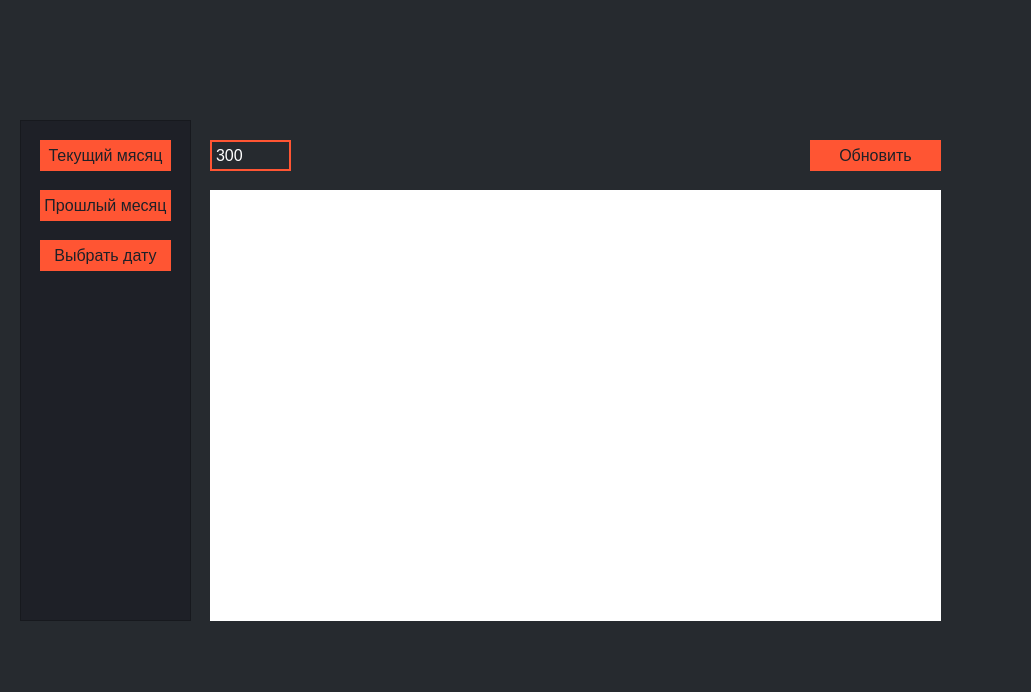
<?xml version="1.0" encoding="UTF-8"?>
<ui version="4.0">
 <class>MainWindow</class>
 <widget class="QMainWindow" name="MainWindow">
  <property name="geometry">
   <rect>
    <x>0</x>
    <y>0</y>
    <width>1031</width>
    <height>692</height>
   </rect>
  </property>
  <property name="minimumSize">
   <size>
    <width>955</width>
    <height>600</height>
   </size>
  </property>
  <property name="maximumSize">
   <size>
    <width>1600</width>
    <height>900</height>
   </size>
  </property>
  <property name="windowTitle">
   <string>MainWindow</string>
  </property>
  <property name="autoFillBackground">
   <bool>false</bool>
  </property>
  <property name="styleSheet">
   <string notr="true">background-color: rgb(38, 42, 47);</string>
  </property>
  <widget class="QWidget" name="centralwidget">
   <widget class="QStackedWidget" name="stackedWidget">
    <property name="geometry">
     <rect>
      <x>190</x>
      <y>110</y>
      <width>791</width>
      <height>521</height>
     </rect>
    </property>
    <property name="styleSheet">
     <string notr="true">background-color: rgb(38, 42, 47);
border-color: rgb(255, 255, 255);
</string>
    </property>
    <property name="currentIndex">
     <number>1</number>
    </property>
    <widget class="QWidget" name="curr_mon_page">
     <widget class="QWidget" name="curr_plot_1" native="true">
      <property name="geometry">
       <rect>
        <x>20</x>
        <y>80</y>
        <width>200</width>
        <height>200</height>
       </rect>
      </property>
      <property name="styleSheet">
       <string notr="true">background-color: rgb(38, 42, 47);</string>
      </property>
     </widget>
     <widget class="QWidget" name="curr_plot_2" native="true">
      <property name="geometry">
       <rect>
        <x>280</x>
        <y>80</y>
        <width>200</width>
        <height>200</height>
       </rect>
      </property>
      <property name="styleSheet">
       <string notr="true">background-color: rgb(38, 42, 47);</string>
      </property>
     </widget>
     <widget class="QWidget" name="curr_plot_3" native="true">
      <property name="geometry">
       <rect>
        <x>550</x>
        <y>80</y>
        <width>200</width>
        <height>200</height>
       </rect>
      </property>
      <property name="styleSheet">
       <string notr="true">background-color: rgb(38, 42, 47);</string>
      </property>
     </widget>
     <widget class="QWidget" name="curr_plot_4" native="true">
      <property name="geometry">
       <rect>
        <x>20</x>
        <y>310</y>
        <width>200</width>
        <height>200</height>
       </rect>
      </property>
      <property name="styleSheet">
       <string notr="true">background-color: rgb(38, 42, 47);</string>
      </property>
     </widget>
     <widget class="QWidget" name="curr_plot_5" native="true">
      <property name="geometry">
       <rect>
        <x>280</x>
        <y>310</y>
        <width>200</width>
        <height>200</height>
       </rect>
      </property>
      <property name="styleSheet">
       <string notr="true">background-color: rgb(38, 42, 47);</string>
      </property>
     </widget>
     <widget class="QWidget" name="curr_plot_6" native="true">
      <property name="geometry">
       <rect>
        <x>550</x>
        <y>310</y>
        <width>200</width>
        <height>200</height>
       </rect>
      </property>
      <property name="styleSheet">
       <string notr="true">background-color: rgb(38, 42, 47);</string>
      </property>
     </widget>
     <widget class="QTextEdit" name="time_curr_mon">
      <property name="geometry">
       <rect>
        <x>20</x>
        <y>30</y>
        <width>81</width>
        <height>31</height>
       </rect>
      </property>
      <property name="font">
       <font>
        <pointsize>-1</pointsize>
        <weight>50</weight>
        <italic>false</italic>
        <bold>false</bold>
       </font>
      </property>
      <property name="styleSheet">
       <string notr="true">QTextEdit {
                                         
    background-color: #262a2f; 
    border-style: solid;
    border-width: 2px;
    border-radius: 0px;
    border-color: #ff5533;
    font:  16px;
    min-width: 1em;
    padding: 0px;
    color: #ffffff;
}
QTextEdit:hover {
    background: #262a2f; 
    color:#ffffff;
} </string>
      </property>
      <property name="verticalScrollBarPolicy">
       <enum>Qt::ScrollBarAlwaysOff</enum>
      </property>
      <property name="horizontalScrollBarPolicy">
       <enum>Qt::ScrollBarAlwaysOff</enum>
      </property>
      <property name="lineWrapColumnOrWidth">
       <number>0</number>
      </property>
      <property name="html">
       <string>&lt;!DOCTYPE HTML PUBLIC &quot;-//W3C//DTD HTML 4.0//EN&quot; &quot;http://www.w3.org/TR/REC-html40/strict.dtd&quot;&gt;
&lt;html&gt;&lt;head&gt;&lt;meta name=&quot;qrichtext&quot; content=&quot;1&quot; /&gt;&lt;style type=&quot;text/css&quot;&gt;
p, li { white-space: pre-wrap; }
&lt;/style&gt;&lt;/head&gt;&lt;body style=&quot; font-family:'MS Shell Dlg 2'; font-size:16px; font-weight:400; font-style:normal;&quot;&gt;
&lt;p style=&quot; margin-top:0px; margin-bottom:0px; margin-left:0px; margin-right:0px; -qt-block-indent:0; text-indent:0px;&quot;&gt;&lt;span style=&quot; font-size:16px;&quot;&gt;500&lt;/span&gt;&lt;/p&gt;&lt;/body&gt;&lt;/html&gt;</string>
      </property>
     </widget>
     <widget class="QPushButton" name="update_curr_mon">
      <property name="geometry">
       <rect>
        <x>620</x>
        <y>30</y>
        <width>131</width>
        <height>31</height>
       </rect>
      </property>
      <property name="styleSheet">
       <string notr="true">QPushButton {
                                         
    background-color: #ff5533;
    border-style: solid;
    border-width: 2px;
    border-radius: 0px;
    border-color: #ff5533;
    font:  16px;
    min-width: 5em;
    padding: 0px;
    color: #1e2027;
}
QPushButton:hover {
    background: #262a2f; 
    color:#ff5533;
} 
QPushButton:pressed {                              
   background: #262a2f;
   border-style: solid; 
   color:#ff5533;
}</string>
      </property>
      <property name="text">
       <string>Обновить</string>
      </property>
     </widget>
    </widget>
    <widget class="QWidget" name="prev_mon_page">
     <widget class="QWidget" name="prev_plot_1" native="true">
      <property name="geometry">
       <rect>
        <x>20</x>
        <y>80</y>
        <width>731</width>
        <height>431</height>
       </rect>
      </property>
      <property name="styleSheet">
       <string notr="true">background-color: rgb(255, 255, 255);</string>
      </property>
     </widget>
     <widget class="QTextEdit" name="time_prev_mon">
      <property name="geometry">
       <rect>
        <x>20</x>
        <y>30</y>
        <width>81</width>
        <height>31</height>
       </rect>
      </property>
      <property name="font">
       <font>
        <pointsize>-1</pointsize>
        <weight>50</weight>
        <italic>false</italic>
        <bold>false</bold>
       </font>
      </property>
      <property name="styleSheet">
       <string notr="true">QTextEdit {
                                         
    background-color: #262a2f; 
    border-style: solid;
    border-width: 2px;
    border-radius: 0px;
    border-color: #ff5533;
    font:  16px;
    min-width: 1em;
    padding: 0px;
    color: #ffffff;
}
QTextEdit:hover {
    background: #262a2f; 
    color:#ffffff;
} </string>
      </property>
      <property name="lineWrapColumnOrWidth">
       <number>0</number>
      </property>
      <property name="html">
       <string>&lt;!DOCTYPE HTML PUBLIC &quot;-//W3C//DTD HTML 4.0//EN&quot; &quot;http://www.w3.org/TR/REC-html40/strict.dtd&quot;&gt;
&lt;html&gt;&lt;head&gt;&lt;meta name=&quot;qrichtext&quot; content=&quot;1&quot; /&gt;&lt;style type=&quot;text/css&quot;&gt;
p, li { white-space: pre-wrap; }
&lt;/style&gt;&lt;/head&gt;&lt;body style=&quot; font-family:'MS Shell Dlg 2'; font-size:16px; font-weight:400; font-style:normal;&quot;&gt;
&lt;p style=&quot; margin-top:0px; margin-bottom:0px; margin-left:0px; margin-right:0px; -qt-block-indent:0; text-indent:0px;&quot;&gt;&lt;span style=&quot; font-size:16px;&quot;&gt;300&lt;/span&gt;&lt;/p&gt;&lt;/body&gt;&lt;/html&gt;</string>
      </property>
     </widget>
     <widget class="QPushButton" name="update_prev_mon">
      <property name="geometry">
       <rect>
        <x>620</x>
        <y>30</y>
        <width>131</width>
        <height>31</height>
       </rect>
      </property>
      <property name="styleSheet">
       <string notr="true">QPushButton {
                                         
    background-color: #ff5533;
    border-style: solid;
    border-width: 2px;
    border-radius: 0px;
    border-color: #ff5533;
    font:  16px;
    min-width: 5em;
    padding: 0px;
    color: #1e2027;
}
QPushButton:hover {
    background: #262a2f; 
    color:#ff5533;
} 
QPushButton:pressed {                              
   background: #262a2f;
   border-style: solid; 
   color:#ff5533;
}</string>
      </property>
      <property name="text">
       <string>Обновить</string>
      </property>
     </widget>
    </widget>
    <widget class="QWidget" name="selected_date_page">
     <widget class="QWidget" name="selected_date_plot_5" native="true">
      <property name="geometry">
       <rect>
        <x>280</x>
        <y>310</y>
        <width>200</width>
        <height>200</height>
       </rect>
      </property>
      <property name="styleSheet">
       <string notr="true">background-color: rgb(255, 85, 51);</string>
      </property>
     </widget>
     <widget class="QWidget" name="selected_date_plot_1" native="true">
      <property name="geometry">
       <rect>
        <x>20</x>
        <y>80</y>
        <width>200</width>
        <height>200</height>
       </rect>
      </property>
      <property name="styleSheet">
       <string notr="true">background-color: rgb(255, 85, 51);</string>
      </property>
     </widget>
     <widget class="QWidget" name="selected_date_plot_3" native="true">
      <property name="geometry">
       <rect>
        <x>550</x>
        <y>80</y>
        <width>200</width>
        <height>200</height>
       </rect>
      </property>
      <property name="styleSheet">
       <string notr="true">background-color: rgb(255, 85, 51);</string>
      </property>
     </widget>
     <widget class="QWidget" name="selected_date_plot_4" native="true">
      <property name="geometry">
       <rect>
        <x>20</x>
        <y>310</y>
        <width>200</width>
        <height>200</height>
       </rect>
      </property>
      <property name="styleSheet">
       <string notr="true">background-color: rgb(255, 85, 51);</string>
      </property>
     </widget>
     <widget class="QWidget" name="selected_date_plot_2" native="true">
      <property name="geometry">
       <rect>
        <x>280</x>
        <y>80</y>
        <width>200</width>
        <height>200</height>
       </rect>
      </property>
      <property name="styleSheet">
       <string notr="true">background-color: rgb(255, 85, 51);</string>
      </property>
     </widget>
     <widget class="QWidget" name="selected_date_plot_6" native="true">
      <property name="geometry">
       <rect>
        <x>550</x>
        <y>310</y>
        <width>200</width>
        <height>200</height>
       </rect>
      </property>
      <property name="styleSheet">
       <string notr="true">background-color: rgb(255, 85, 51);</string>
      </property>
     </widget>
     <widget class="QTextEdit" name="time_selected_date">
      <property name="geometry">
       <rect>
        <x>20</x>
        <y>30</y>
        <width>81</width>
        <height>31</height>
       </rect>
      </property>
      <property name="font">
       <font>
        <pointsize>-1</pointsize>
        <weight>50</weight>
        <italic>false</italic>
        <bold>false</bold>
       </font>
      </property>
      <property name="styleSheet">
       <string notr="true">QTextEdit {
                                         
    background-color: #262a2f; 
    border-style: solid;
    border-width: 2px;
    border-radius: 0px;
    border-color: #ff5533;
    font:  16px;
    min-width: 1em;
    padding: 0px;
    color: #ffffff;
}
QTextEdit:hover {
    background: #262a2f; 
    color:#ffffff;
} </string>
      </property>
      <property name="lineWrapColumnOrWidth">
       <number>0</number>
      </property>
      <property name="html">
       <string>&lt;!DOCTYPE HTML PUBLIC &quot;-//W3C//DTD HTML 4.0//EN&quot; &quot;http://www.w3.org/TR/REC-html40/strict.dtd&quot;&gt;
&lt;html&gt;&lt;head&gt;&lt;meta name=&quot;qrichtext&quot; content=&quot;1&quot; /&gt;&lt;style type=&quot;text/css&quot;&gt;
p, li { white-space: pre-wrap; }
&lt;/style&gt;&lt;/head&gt;&lt;body style=&quot; font-family:'MS Shell Dlg 2'; font-size:16px; font-weight:400; font-style:normal;&quot;&gt;
&lt;p style=&quot; margin-top:0px; margin-bottom:0px; margin-left:0px; margin-right:0px; -qt-block-indent:0; text-indent:0px;&quot;&gt;&lt;span style=&quot; font-size:16px;&quot;&gt;300&lt;/span&gt;&lt;/p&gt;&lt;/body&gt;&lt;/html&gt;</string>
      </property>
     </widget>
     <widget class="QDateEdit" name="date_in">
      <property name="geometry">
       <rect>
        <x>130</x>
        <y>30</y>
        <width>130</width>
        <height>31</height>
       </rect>
      </property>
      <property name="styleSheet">
       <string notr="true">QDateEdit {                                  
    background-color: #262a2f; 
    border-style: solid;
    border-width: 2px;
    border-radius: 0px;
    border-color: #ff5533;
    font:  16px;
    min-width: 5em;
    padding: 0px;
    color: #ffffff; 
}




</string>
      </property>
      <property name="wrapping">
       <bool>false</bool>
      </property>
      <property name="frame">
       <bool>true</bool>
      </property>
      <property name="alignment">
       <set>Qt::AlignLeading|Qt::AlignLeft|Qt::AlignVCenter</set>
      </property>
      <property name="readOnly">
       <bool>false</bool>
      </property>
      <property name="buttonSymbols">
       <enum>QAbstractSpinBox::PlusMinus</enum>
      </property>
      <property name="accelerated">
       <bool>false</bool>
      </property>
      <property name="showGroupSeparator" stdset="0">
       <bool>true</bool>
      </property>
      <property name="dateTime">
       <datetime>
        <hour>0</hour>
        <minute>0</minute>
        <second>0</second>
        <year>2021</year>
        <month>9</month>
        <day>14</day>
       </datetime>
      </property>
      <property name="minimumDate">
       <date>
        <year>2021</year>
        <month>1</month>
        <day>1</day>
       </date>
      </property>
      <property name="maximumTime">
       <time>
        <hour>0</hour>
        <minute>0</minute>
        <second>0</second>
       </time>
      </property>
      <property name="calendarPopup">
       <bool>true</bool>
      </property>
      <property name="timeSpec">
       <enum>Qt::TimeZone</enum>
      </property>
     </widget>
     <widget class="QDateEdit" name="date_out">
      <property name="geometry">
       <rect>
        <x>290</x>
        <y>30</y>
        <width>130</width>
        <height>31</height>
       </rect>
      </property>
      <property name="styleSheet">
       <string notr="true">QDateEdit {
                                         
    background-color: #262a2f; 
    border-style: solid;
    border-width: 2px;
    border-radius: 0px;
    border-color: #ff5533;
    font:  16px;
    min-width: 5em;
    padding: 0px;
    color: #ffffff; 
}




</string>
      </property>
      <property name="wrapping">
       <bool>false</bool>
      </property>
      <property name="frame">
       <bool>true</bool>
      </property>
      <property name="alignment">
       <set>Qt::AlignLeading|Qt::AlignLeft|Qt::AlignVCenter</set>
      </property>
      <property name="readOnly">
       <bool>false</bool>
      </property>
      <property name="buttonSymbols">
       <enum>QAbstractSpinBox::PlusMinus</enum>
      </property>
      <property name="accelerated">
       <bool>false</bool>
      </property>
      <property name="showGroupSeparator" stdset="0">
       <bool>true</bool>
      </property>
      <property name="dateTime">
       <datetime>
        <hour>0</hour>
        <minute>0</minute>
        <second>0</second>
        <year>2021</year>
        <month>9</month>
        <day>15</day>
       </datetime>
      </property>
      <property name="minimumDate">
       <date>
        <year>2021</year>
        <month>1</month>
        <day>1</day>
       </date>
      </property>
      <property name="maximumTime">
       <time>
        <hour>0</hour>
        <minute>0</minute>
        <second>0</second>
       </time>
      </property>
      <property name="calendarPopup">
       <bool>true</bool>
      </property>
      <property name="date">
       <date>
        <year>2021</year>
        <month>9</month>
        <day>15</day>
       </date>
      </property>
     </widget>
     <widget class="QPushButton" name="update_selected_date">
      <property name="geometry">
       <rect>
        <x>620</x>
        <y>30</y>
        <width>131</width>
        <height>31</height>
       </rect>
      </property>
      <property name="styleSheet">
       <string notr="true">QPushButton {
                                         
    background-color: #ff5533;
    border-style: solid;
    border-width: 2px;
    border-radius: 0px;
    border-color: #ff5533;
    font:  16px;
    min-width: 5em;
    padding: 0px;
    color: #1e2027;
}
QPushButton:hover {
    background: #262a2f; 
    color:#ff5533;
} 
QPushButton:pressed {                              
   background: #262a2f;
   border-style: solid; 
   color:#ff5533;
}</string>
      </property>
      <property name="text">
       <string>Обновить</string>
      </property>
     </widget>
    </widget>
   </widget>
   <widget class="QFrame" name="frame">
    <property name="geometry">
     <rect>
      <x>20</x>
      <y>120</y>
      <width>171</width>
      <height>501</height>
     </rect>
    </property>
    <property name="styleSheet">
     <string notr="true">background-color: rgb(30, 32, 39);</string>
    </property>
    <property name="frameShape">
     <enum>QFrame::StyledPanel</enum>
    </property>
    <property name="frameShadow">
     <enum>QFrame::Raised</enum>
    </property>
    <widget class="QPushButton" name="btn_select_date">
     <property name="geometry">
      <rect>
       <x>20</x>
       <y>120</y>
       <width>131</width>
       <height>31</height>
      </rect>
     </property>
     <property name="styleSheet">
      <string notr="true">QPushButton {
                                         
    background-color: #ff5533;
    border-style: solid;
    border-width: 2px;
    border-radius: 0px;
    border-color: #ff5533;
    font:  16px;
    min-width: 5em;
    padding: 0px;
    color: #1e2027;
}
QPushButton:hover {
    background: #262a2f; 
    color:#ff5533;
} 
QPushButton:pressed {                              
   background: #262a2f;
   border-style: solid; 
   color:#ff5533;
}</string>
     </property>
     <property name="text">
      <string>Выбрать дату</string>
     </property>
    </widget>
    <widget class="QPushButton" name="btn_prev_mon">
     <property name="geometry">
      <rect>
       <x>20</x>
       <y>70</y>
       <width>131</width>
       <height>31</height>
      </rect>
     </property>
     <property name="styleSheet">
      <string notr="true">QPushButton {
                                         
    background-color: #ff5533;
    border-style: solid;
    border-width: 2px;
    border-radius: 0px;
    border-color: #ff5533;
    font:  16px;
    min-width: 5em;
    padding: 0px;
    color: #1e2027;
}
QPushButton:hover {
    background: #262a2f; 
    color:#ff5533;
} 
QPushButton:pressed {                              
   background: #262a2f;
   border-style: solid; 
   color:#ff5533;
}</string>
     </property>
     <property name="text">
      <string>Прошлый месяц</string>
     </property>
    </widget>
    <widget class="QPushButton" name="btn_cur_mon">
     <property name="geometry">
      <rect>
       <x>20</x>
       <y>20</y>
       <width>131</width>
       <height>31</height>
      </rect>
     </property>
     <property name="styleSheet">
      <string notr="true">QPushButton {
                                         
    background-color: #ff5533;
    border-style: solid;
    border-width: 2px;
    border-radius: 0px;
    border-color: #ff5533;
    font:  16px;
    min-width: 5em;
    padding: 0px;
    color: #1e2027;
}
QPushButton:hover {
    background: #262a2f; 
    color:#ff5533;
} 
QPushButton:pressed {                              
   background: #262a2f;
   border-style: solid; 
   color:#ff5533;
}</string>
     </property>
     <property name="text">
      <string>Текущий мясяц</string>
     </property>
    </widget>
   </widget>
  </widget>
 </widget>
 <resources/>
 <connections/>
</ui>
